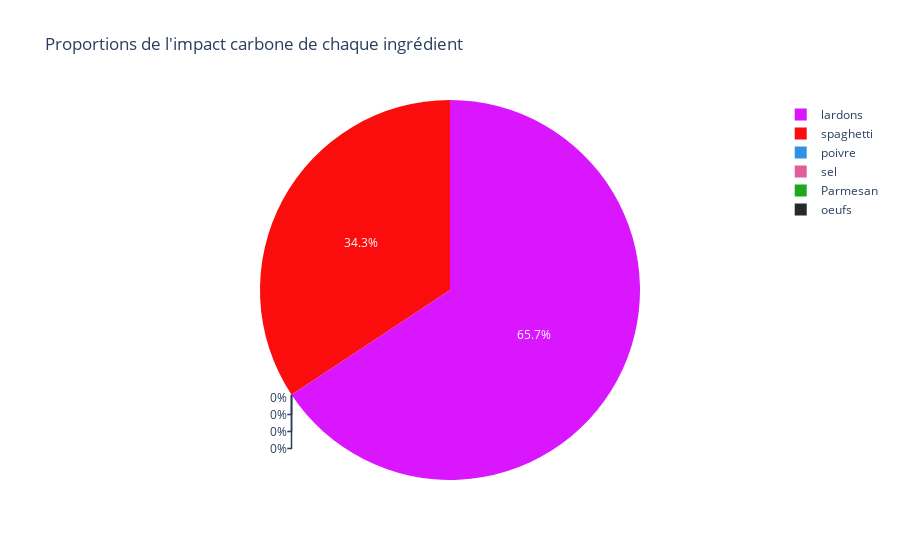

The cell this chart's notebook holds for it:
### Code cell
data = go.Pie(labels=fusion["ingredient"], values=fusion["Impact Carbone de l'ingrédient"], marker=dict(colors=couleur))
layout = go.Layout(title="Proportions de l'impact carbone de chaque ingrédient")

fig = go.Figure(data=[data], layout=layout)
iplot(fig)

### Figure 1 — Plotly figure (JSON) as saved in the notebook; plotly's stock layout.template omitted (floating-point values rounded to 4 significant figures)
{"data": [{"labels": ["poivre", "sel", "Parmesan", "spaghetti", "lardons", "oeufs"], "marker": {"colors": ["#2E91E5", "#E15F99", "#1CA71C", "#FB0D0D", "#DA16FF", "#222A2A"]}, "type": "pie", "values": [0, 0, 0, 0.8337, 1.597, 0]}], "layout": {"title": {"text": "Proportions de l'impact carbone de chaque ingrédient"}}}
